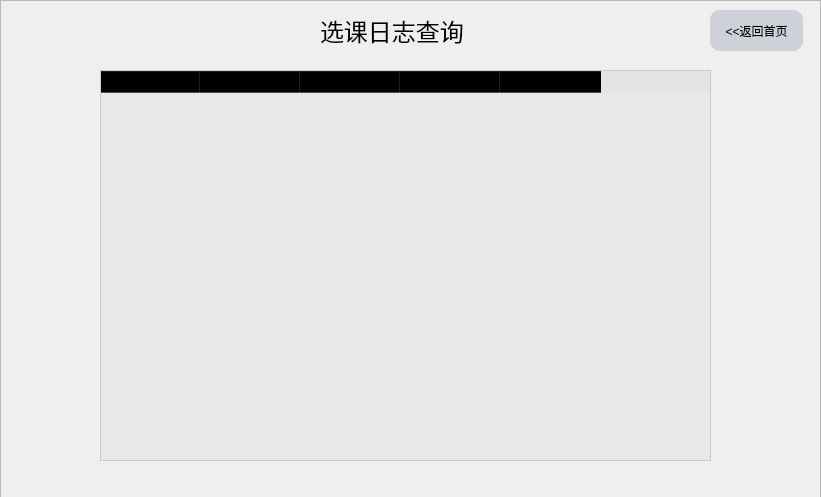
<?xml version="1.0" encoding="UTF-8"?>
<ui version="4.0">
 <class>Logwindow</class>
 <widget class="QWidget" name="Logwindow">
  <property name="geometry">
   <rect>
    <x>0</x>
    <y>0</y>
    <width>821</width>
    <height>497</height>
   </rect>
  </property>
  <property name="windowTitle">
   <string>学生选课系统</string>
  </property>
  <property name="windowIcon">
   <iconset resource="resourse_file.qrc">
    <normaloff>:/new/prefix1/img/9.png</normaloff>:/new/prefix1/img/9.png</iconset>
  </property>
  <property name="styleSheet">
   <string notr="true"/>
  </property>
  <widget class="QFrame" name="frame">
   <property name="geometry">
    <rect>
     <x>0</x>
     <y>0</y>
     <width>821</width>
     <height>501</height>
    </rect>
   </property>
   <property name="styleSheet">
    <string notr="true">#frame {border-image: url(:/new/prefix1/img/2.png);}</string>
   </property>
   <property name="frameShape">
    <enum>QFrame::StyledPanel</enum>
   </property>
   <property name="frameShadow">
    <enum>QFrame::Raised</enum>
   </property>
   <widget class="QTableWidget" name="tableWidget">
    <property name="geometry">
     <rect>
      <x>100</x>
      <y>70</y>
      <width>611</width>
      <height>391</height>
     </rect>
    </property>
    <property name="styleSheet">
     <string notr="true">background-color: rgba(225, 225, 225,0.5);</string>
    </property>
    <column>
     <property name="text">
      <string>课程序号</string>
     </property>
    </column>
    <column>
     <property name="text">
      <string>课程名称</string>
     </property>
    </column>
    <column>
     <property name="text">
      <string>操作类别</string>
     </property>
    </column>
    <column>
     <property name="text">
      <string>修读类别</string>
     </property>
    </column>
    <column>
     <property name="text">
      <string>操作时间</string>
     </property>
    </column>
   </widget>
   <widget class="QPushButton" name="backButton">
    <property name="geometry">
     <rect>
      <x>710</x>
      <y>10</y>
      <width>93</width>
      <height>41</height>
     </rect>
    </property>
    <property name="styleSheet">
     <string notr="true">QPushButton{
background:#ced1d8;
border-style:outset;
border-radius:10px;
font-style:MingLiU-ExtB;
}</string>
    </property>
    <property name="text">
     <string>&lt;&lt;返回首页</string>
    </property>
   </widget>
   <widget class="QLabel" name="label">
    <property name="geometry">
     <rect>
      <x>320</x>
      <y>10</y>
      <width>201</width>
      <height>41</height>
     </rect>
    </property>
    <property name="text">
     <string>&lt;html&gt;&lt;head/&gt;&lt;body&gt;&lt;p&gt;&lt;span style=&quot; font-size:18pt;&quot;&gt;选课日志查询&lt;/span&gt;&lt;/p&gt;&lt;/body&gt;&lt;/html&gt;</string>
    </property>
   </widget>
   <widget class="QLabel" name="label_2">
    <property name="geometry">
     <rect>
      <x>-20</x>
      <y>0</y>
      <width>111</width>
      <height>71</height>
     </rect>
    </property>
    <property name="styleSheet">
     <string notr="true">image: url(:/new/prefix1/img/4.png);</string>
    </property>
    <property name="text">
     <string/>
    </property>
   </widget>
  </widget>
 </widget>
 <resources>
  <include location="resourse_file.qrc"/>
 </resources>
 <connections/>
</ui>
